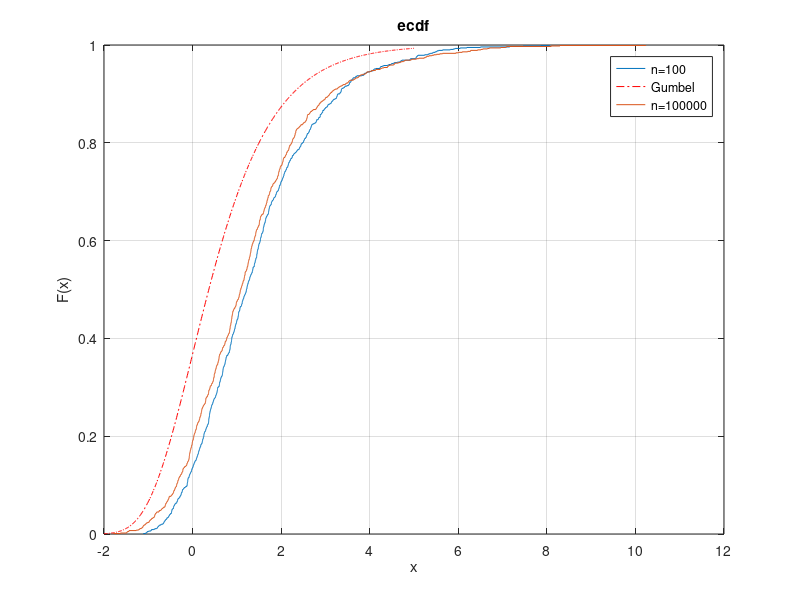

Write MATLAB code to recreate this figure.
clear all; close all;
n = 1e2;
iseed = 34523;
rand('state',iseed);
spins = 1000;
hit = 0;
for m = 1:spins
u = rand(1,n);
usrt = sort(u,'ascend');
usrt = [0 usrt 1];
d = 3;
idx = 1:(n+2-d);
iu =  (1+d):(n+2);
S = usrt(iu) - usrt(idx);
M = max(S);
Mx(m)  = n*M - log(n) - (d-1)*log(log(n)) +log(factorial(d-1));
if (Mx(m) < 0)
hit = hit + 1;
end;
end;
ecdf(Mx);
xxx = -2:0.01:5;
G = exp(-exp(-xxx));
hold on;
plot(xxx,G,'r-.');
n = 1e5;
iseed = 27865;
rand('state',iseed);
spins = 1000;
hit = 0;
for m = 1:spins
u = rand(1,n);
usrt = sort(u,'ascend');
usrt = [0 usrt 1];
d = 3;
idx = 1:(n+2-d);
iu =  (1+d):(n+2);
S = usrt(iu) - usrt(idx);
M = max(S);
Mx(m)  = n*M - log(n) - (d-1)*log(log(n)) +log(factorial(d-1));
if (Mx(m) < 0)
hit = hit + 1;
end;
end;
hold on; 
ecdf(Mx);
grid on;
legend('n=100', 'Gumbel', 'n=100000');
